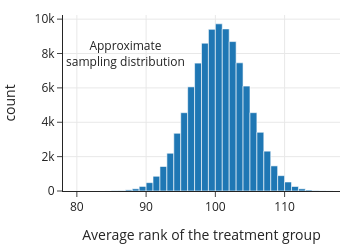

The code cell stored with this chart in its notebook:
### Markdown cell above
Here is a histogram of the simulated averages:

### Code cell
fig = px.histogram(x=rank_avg_simulation, nbins=50,
    labels=dict(x="Average rank of the treatment group"),
    width=350, height=250,
)
fig.add_annotation(
    x=87, y=8000, showarrow=False, text="Approximate<br>sampling distribution"
)
fig.show()

### Figure 1 — Plotly figure (JSON) as saved in the notebook; plotly's stock layout.template omitted (floating-point values rounded to 4 significant figures; data arrays with more than 128 entries replaced by an {"elided": "..."} marker saying what was removed)
{"data": [{"alignmentgroup": "True", "bingroup": "x", "hovertemplate": "Average rank of the treatment group=%{x}<br>count=%{y}<extra></extra>", "legendgroup": "", "marker": {"color": "#1F77B4", "pattern": {"shape": ""}}, "name": "", "nbinsx": 50, "offsetgroup": "", "orientation": "v", "showlegend": false, "type": "histogram", "x": {"elided": "100000 float values"}, "xaxis": "x", "yaxis": "y"}], "layout": {"annotations": [{"showarrow": false, "text": "Approximate<br>sampling distribution", "x": 87, "y": 8000}], "barmode": "relative", "height": 250, "legend": {"tracegroupgap": 0}, "width": 350, "xaxis": {"anchor": "y", "autorange": true, "domain": [0, 1], "range": [77.26, 118], "title": {"text": "Average rank of the treatment group"}, "type": "linear"}, "yaxis": {"anchor": "x", "autorange": true, "domain": [0, 1], "range": [0, 10240.0], "title": {"text": "count"}}}}
